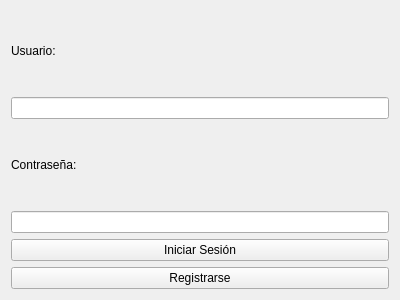
<?xml version="1.0" encoding="UTF-8"?>
<ui version="4.0">
 <class>LoginWindow</class>
 <widget class="QWidget" name="LoginWindow">
  <property name="geometry">
   <rect>
    <x>0</x>
    <y>0</y>
    <width>400</width>
    <height>300</height>
   </rect>
  </property>
  <property name="windowTitle">
   <string>Login</string>
  </property>
  <layout class="QVBoxLayout" name="verticalLayout">
   <item>
    <widget class="QLabel" name="labelUser">
     <property name="text">
      <string>Usuario:</string>
     </property>
    </widget>
   </item>
   <item>
    <widget class="QLineEdit" name="txtUser"/>
   </item>
   <item>
    <widget class="QLabel" name="labelPass">
     <property name="text">
      <string>Contraseña:</string>
     </property>
    </widget>
   </item>
   <item>
    <widget class="QLineEdit" name="txtPass">
     <property name="echoMode">
      <enum>QLineEdit::Password</enum>
     </property>
    </widget>
   </item>
   <item>
    <widget class="QPushButton" name="btnLogin">
     <property name="text">
      <string>Iniciar Sesión</string>
     </property>
    </widget>
   </item>
   <item>
    <widget class="QPushButton" name="btnRegister">
     <property name="text">
      <string>Registrarse</string>
     </property>
    </widget>
   </item>
  </layout>
 </widget>
 <resources/>
 <connections/>
</ui>
